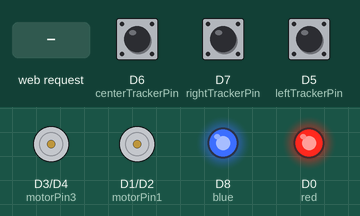
Recording of a sketch running on a simulated ESP8266 (NodeMCU). Parts: motor-driver pin pairs drawn as motors (green arrow = first pin HIGH = forward, orange = second pin HIGH = backward, longer = more drive), output pins drawn as LEDs (lit = HIGH). The test bench sets the inputs (shaded band); at power-on: D7 (rightTrackerPin) HIGH, D5 (leftTrackerPin) LOW, D6 (centerTrackerPin) HIGH. WiFi joins after 1.5 s; servers stay silent unless stated; what the sketch prints to the serial monitor is not drawn.

Above: at 2.7 s.
2.8 s: HTTP request GET /rotate received
At 3.1 s:
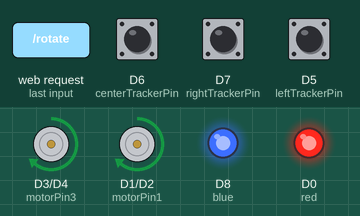
5.8 s: HTTP request GET /start received
At 8.3 s:
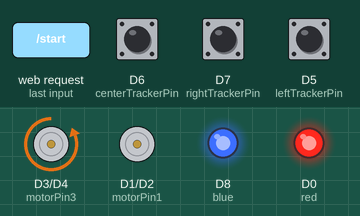
8.8 s: D7 (rightTrackerPin) pulled LOW for 0.15 s
At 8.87 s:
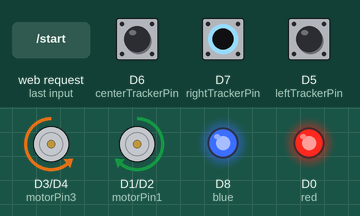
10.4 s: HTTP request GET /backward received
At 11.2 s:
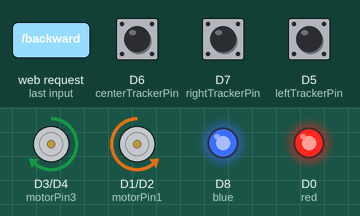
12.9 s: HTTP request GET /left received
At 13.7 s:
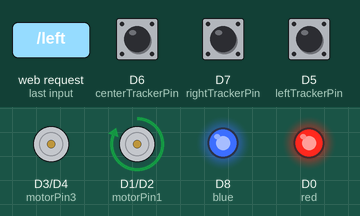
15.4 s: D5 (leftTrackerPin) pulled HIGH for 0.15 s
At 15.8 s:
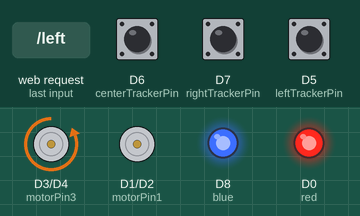
Timing chart, 0 to 18.0 s (numbered marks = the images above; inputs shaded):
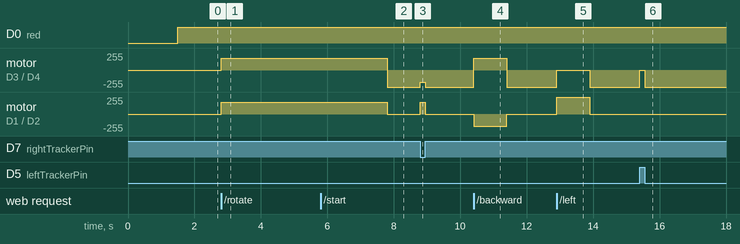

The sketch:

main.ino
```cpp
#include <ESP8266WiFi.h>

const char* ssid = "Dumi ";
const char* password = "parola123";
WiFiServer server(80);

int speed = 180;
int curveSpeed = 360;

int motorPin1 = D1;
int motorPin2 = D2;

int leftTrackerPin = D5;
int centerTrackerPin = D6;
int rightTrackerPin = D7;

int motorPin3 = D3;
int motorPin4 = D4;

int red = D0;
int blue = D8;

// const float Vmin = 0.0;
// const float Vmax = 6.0;

// const int analogInPin = A0;
// int sensorValue = 0;

bool start = false;


void setup() {
  Serial.begin(9600);

  WiFi.begin(ssid, password);
  while (WiFi.status() != WL_CONNECTED) {
    delay(500);
    Serial.print(".");
  }
  Serial.println(WiFi.localIP());
  server.begin();


  pinMode(motorPin1, OUTPUT);
  pinMode(motorPin2, OUTPUT);
  pinMode(motorPin3, OUTPUT);
  pinMode(motorPin4, OUTPUT);

  pinMode(red, OUTPUT);
  pinMode(blue, OUTPUT);
  // Set tracker sensor pins as input
  pinMode(leftTrackerPin, INPUT);
  pinMode(centerTrackerPin, INPUT);
  pinMode(rightTrackerPin, INPUT);

}

void makeRobotRotate360() {
  analogWrite(motorPin1, speed);
  analogWrite(motorPin2, 0);
  analogWrite(motorPin3, speed);
  analogWrite(motorPin4, 0);

  delay(5000); // Adjust this delay based on your application

  digitalWrite(motorPin1, LOW);
  digitalWrite(motorPin2, LOW);
  digitalWrite(motorPin3, LOW);
  digitalWrite(motorPin4, LOW);
}


void moveForward() {
    analogWrite(motorPin1, speed);
    analogWrite(motorPin2, 0);
    analogWrite(motorPin3, 0);
    analogWrite(motorPin4, speed);
    delay(1000);
    analogWrite(motorPin1, 0);
    analogWrite(motorPin4, 0);
}

void moveBackward() {
    analogWrite(motorPin1, 0);
    analogWrite(motorPin2, speed);
    analogWrite(motorPin3, speed);
    analogWrite(motorPin4, 0);

   delay(1000);

   analogWrite(motorPin2, 0);
   analogWrite(motorPin3, 0);
   }

void moveLeft() {
    analogWrite(motorPin1, curveSpeed);
    analogWrite(motorPin2, 0);
    analogWrite(motorPin3, 0);
    analogWrite(motorPin4, 0);

    delay(1000);

    analogWrite(motorPin1, 0);
}

void moveRight() {
    analogWrite(motorPin1, 0);
    analogWrite(motorPin2, 0);
    analogWrite(motorPin3, 0);
    analogWrite(motorPin4, curveSpeed);
    delay(1000);
    analogWrite(motorPin4, 0);

}

void startRobot() {
  start = true;
}

void stopRobot() {
  start = false;
}


void loop() {
  digitalWrite(blue, HIGH);
  digitalWrite(red, HIGH);

  WiFiClient client = server.available();
  if (client) {
    // Read the client request
    String request = client.readStringUntil('\r');
    Serial.println(request);
  if (request.indexOf("/rotate") != -1) {
        Serial.println("Received request to rotate 360 degrees");
        // Make the robot rotate 360 degrees
        makeRobotRotate360();
      }

  else if (request.indexOf("/start") != -1) {
    Serial.println("Received request to start");
        // Make the robot rotate 360 degrees
        startRobot();
        client.println("HTTP/1.1 200 OK");
        client.println("Content-Type: text/plain");
        client.println();
        client.println("OK");
        }
    else if (request.indexOf("/forward") != -1) {
      Serial.println("Received request to move forward");
      moveForward();
      client.println("HTTP/1.1 200 OK");
      client.println("Content-Type: text/plain");
      client.println();
      client.println("Moving Forward");
    }
    else if (request.indexOf("/backward") != -1) {
      Serial.println("Received request to move backward");
      moveBackward();
      client.println("HTTP/1.1 200 OK");
      client.println("Content-Type: text/plain");
      client.println();
      client.println("Moving Backward");
    }
    else if (request.indexOf("/left") != -1) {
      Serial.println("Received request to move left");
      moveLeft();
      client.println("HTTP/1.1 200 OK");
      client.println("Content-Type: text/plain");
      client.println();
      client.println("Moving Left");
    }
     else if (request.indexOf("/right") != -1) {
      Serial.println("Received request to move right");
      moveRight();
      client.println("HTTP/1.1 200 OK");
      client.println("Content-Type: text/plain");
      client.println();
      client.println("Moving Right");
    }
    else if (request.indexOf("/stop") != -1) {
        Serial.println("Received request to stop");
        // Make the robot rotate 360 degrees
        stopRobot();
      }

    else if (request.indexOf("/") != -1) {
      client.println("HTTP/1.1 200 OK");
      client.println("Content-Type: text/html");
      client.println();
      client.println("<!DOCTYPE html>");
      client.println("<html>");
      client.println("<head>");
      client.println("<title>ESP8266 Web Server</title>");
      client.println("</head>");
      client.println("<body>");
      client.println("<h1>Welcome to ESP8266 Web Server</h1>");
      client.println("<p>This is a simple web server hosted on ESP8266</p>");
      client.println("</body>");
      client.println("</html>");
    }
  }


  int lastLeft = 0;
  int lastCenter = 0;
  int lastRight = 0;

  int leftValue = digitalRead(leftTrackerPin);
  int centerValue = digitalRead(centerTrackerPin);
  int rightValue = digitalRead(rightTrackerPin);
  if (start == true){

  if ((leftValue == HIGH && centerValue == LOW && rightValue == LOW) ||(leftValue == HIGH && centerValue == HIGH && rightValue == LOW) ) {

    analogWrite(motorPin1, curveSpeed);
    analogWrite(motorPin2, 0);
    analogWrite(motorPin3, 0);
    analogWrite(motorPin4, 0);

    lastLeft = speed;
    lastRight = 0;
    lastCenter = 0;
} else if (leftValue == LOW && centerValue == HIGH && rightValue == LOW) {

    analogWrite(motorPin1, speed);
    analogWrite(motorPin2, 0);
    analogWrite(motorPin3, 0);
    analogWrite(motorPin4, speed);

    lastLeft = 0;
    lastRight = 0;
    lastCenter = speed;

} else if ((leftValue == LOW && centerValue == LOW && rightValue == HIGH ) ||(leftValue == LOW && centerValue == HIGH && rightValue == HIGH ) ) {
    // Turn right
    analogWrite(motorPin1, 0);
    analogWrite(motorPin2, 0);
    analogWrite(motorPin3, 0);
    analogWrite(motorPin4, 512);


    lastLeft = 0;
    lastRight = speed;
    lastCenter = 0;

} else if (leftValue == LOW && centerValue == LOW && rightValue == LOW) {
    // Stop
    analogWrite(motorPin1, speed);
    analogWrite(motorPin2, 0);
    analogWrite(motorPin3, 0);
    analogWrite(motorPin4, speed);

} else {
    // Stop
    digitalWrite(motorPin1, 0);
    digitalWrite(motorPin2, 0);
    digitalWrite(motorPin3, 0);
    digitalWrite(motorPin4, 0);
}
}
else{
    analogWrite(motorPin1, 0);
    analogWrite(motorPin2, 0);
    analogWrite(motorPin3, 0);
    analogWrite(motorPin4, 0);
}


  delay(5);
  // Adjust this delay based on your application
  // sensorValue = analogRead(analogInPin);
  // float voltage = sensorValue * (Vmax - Vmin) / 4095.0 + Vmin;

  // Calculate battery percentage
  // float batteryPercentage = ((voltage - Vmin) / (Vmax - Vmin)) * 100.0;

}
```

Measured:
- after the input at 2.8 s, motor on D3 (motorPin3) / D4 (motorPin4), motor on D1 (motorPin1) / D2 (motorPin2): stopped → forward 180/255 at once
- after the input at 5.8 s, motor on D3 (motorPin3) / D4 (motorPin4): forward 180/255 → backward 255/255 after 2.0 s
- after the input at 8.8 s, motor on D3 (motorPin3) / D4 (motorPin4): backward 255/255 → backward 180/255 at once, → backward 255/255 0.15 s later; motor on D1 (motorPin1) / D2 (motorPin2): stopped → forward 180/255 at once, → stopped 0.15 s later
- after the input at 10.4 s, motor on D3 (motorPin3) / D4 (motorPin4): backward 255/255 → forward 180/255 at once, → backward 255/255 1.0 s later; motor on D1 (motorPin1) / D2 (motorPin2): stopped → backward 180/255 at once, → stopped 1.0 s later
- after the input at 12.9 s, motor on D3 (motorPin3) / D4 (motorPin4): backward 255/255 → stopped at once, → backward 255/255 1.0 s later; motor on D1 (motorPin1) / D2 (motorPin2): stopped → forward 255/255 at once, → stopped 1.0 s later
- after the input at 15.4 s, motor on D3 (motorPin3) / D4 (motorPin4): backward 255/255 → stopped at once, → backward 255/255 0.15 s later
